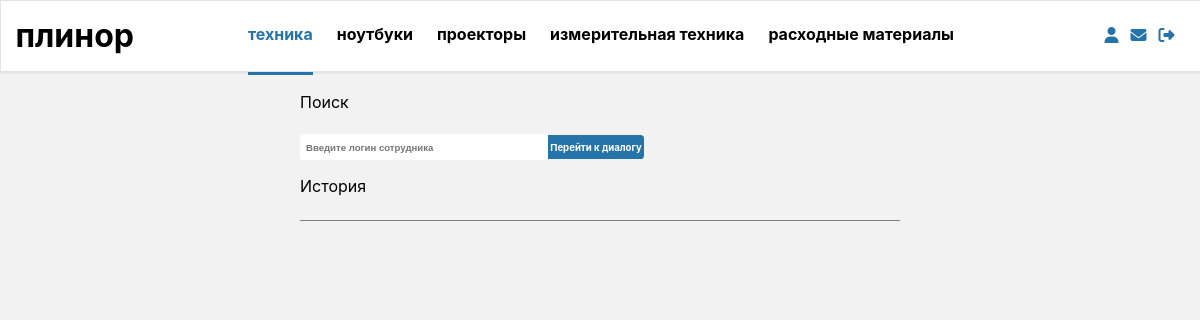
The page /mail (signed in) on the database as committed earlier.
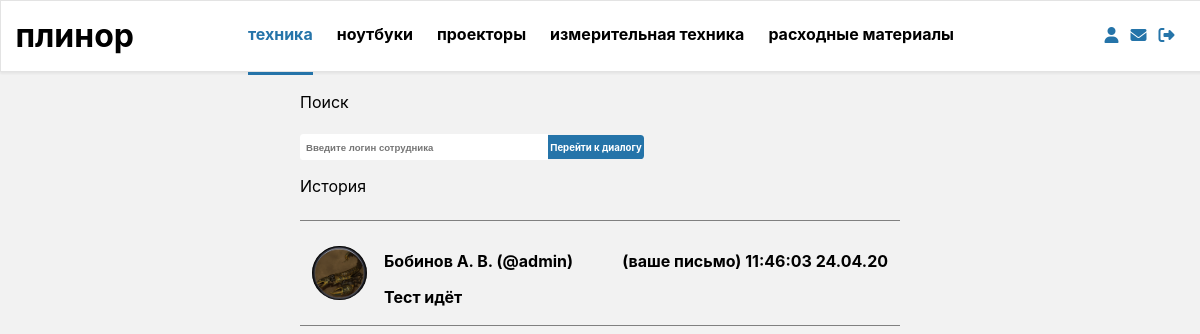
The same page on the database as committed later.
### tables this page shows
CREATE TABLE `message` (
  `id` int(11) NOT NULL,
  `id_author` int(11) NOT NULL,
  `id_reader` int(11) NOT NULL,
  `theme` text NOT NULL,
  `content` text NOT NULL,
  `mdate` int(11) NOT NULL,
  `status` int(11) NOT NULL
);

CREATE TABLE `users` (
  `id` int(11) NOT NULL,
  `login` text,
  `password` text,
  `r_name` text,
  `r_surname` text,
  `r_secname` text,
  `email` text,
  `mode` int(11) DEFAULT NULL,
  `avatar` text
);

### bizz/view/view_form.php (called while the page is built)
<?php
include "bizz/view/view_hat.php";
include "bizz/view/view_menu.php";
include "bizz/view/$content_view";

### bizz/core/view.php (called while the page is built)
<?php
class View
{
    function generate($content_view, $template_view, $data = null)
    {
        include 'bizz/view/'.$template_view;
    }
}

### bizz/controler/controller_mail.php (called while the page is built, shortened)
<?php
class Controller_mail extends Controller
{
    var $model_mail=NULL;
    public function __construct($way)
    {
        $this->model_mail = new Model_mail();
    }
    function action_index()
    {
        $data['list']=$this->model_mail->mess_list();
        $this->view->generate('view_mail.php', 'view_form.php',$data);
    }
}

### bizz/bootstrap.php (called while the page is built, shortened)
<?php
require_once 'core/mysql.php';
require_once 'core/model.php';
require_once 'core/view.php';
Route::start($routes);

### index.php (called while the page is built, shortened)
<?php
$routes = explode('/', $_SERVER['SERVER_NAME'].$_SERVER['REQUEST_URI']);
require_once 'bizz/bootstrap.php';

### bizz/core/model.php (called while the page is built, shortened)
<?php
class Model
{
    function __construct()
    {
        $this->db = new MySQL("localhost", "root","root","plinor");
    }
}

### bizz/model/model_mail.php (called while the page is built, shortened)
<?php
class Model_mail extends Model
{
    public function find_person()
    {
        $result = $this->db->query("SELECT id_user FROM hash WHERE hash='{$_COOKIE["hash"]}'");
        $myresult = mysqli_fetch_row($result);
        if (isset($myresult)) {
            $myresult = $this->db->query("SELECT * FROM users WHERE id='$myresult[0]'");
        }
        $myresult = mysqli_fetch_row($myresult);
        if (isset($myresult)) {
            return $myresult;
        }
    }
    public function mess_list(){
        $me=$this->find_person();
        $all_mess=array();
        $dialogs=array();
        $users=array();
        $form_user=array();
        $result=$this->db->query("SELECT DISTINCT id_author, id_reader FROM message where id_author='$me[0]' or id_reader='$me[0]'");
        while($row=mysqli_fetch_row($result)){
            $dialogs[]=$row;
        }
        for($j=0;$j<count($dialogs);$j++){
            for($i=0;$i<count($dialogs)-1;$i++){
                if(($dialogs[$i][0]==$dialogs[$i+1][1])&&($dialogs[$i][1]==$dialogs[$i+1][0])){
                    unset($dialogs[$i]);
                }
            }}
        foreach ($dialogs as $value){
            $myresult=$this->db->query("SELECT * FROM message where (id_author='$value[0]' and id_reader='$value[1]') or (id_author='$value[1]' and id_reader='$value[0]') ORDER by mdate DESC LIMIT 1");
            while($row=mysqli_fetch_row($myresult)){
                $all_mess[]=$row;
            }
            $userresult=$this->db->query("SELECT * FROM users where id='$value[0]' or id='$value[1]'");
            while($row=mysqli_fetch_row($userresult)){
                $users[$row[0]]=$row;
            }
        }
        foreach ($users as $value){
            $form_user[]=$value;
        }
        $users=array();
            foreach ($all_mess as $value){
                foreach ($form_user as $ulue){
                    if($ulue[0]==$value[1])
                        $value['aut']=$ulue;
                    if($ulue[0]==$value[2])
                        $value['red']=$ulue;
                }
                $users[]=$value;
            }
        $return[]=$me[0];
        $return[]=$users;
        return $return;
    }
}

### bizz/core/MySQL.php (called while the page is built)
<?php
class MySQL extends mysqli
{
    public static $request=array();
    public  function query($req,$resultmode = MYSQLI_STORE_RESULT){
        array_unshift(self::$request,$req);
        return parent::query($req);
    }
}

### bizz/view/view_mail.php (the view, shortened to what this page needs)
<article class="mail_art">
    <p>Поиск</p>
    <div class="mail_search">
        <form action="<?php echo URL_BASE;?>/mail/search" method="post">
        <input class="ent_ent mail_ss" type="text" name="search" placeholder="Введите логин сотрудника">
        <input type="submit" name="start_search" value="Перейти к диалогу" class="add_button mail_small">
        </form>
    </div>
    <p>История</p>
   <div class="mail_all">
       <?php for($i=0;$i<count($data['list'][1]);$i++):?>
<?php if($data['list'][0]==$data['list'][1][$i][1]):$flag='red';else:$flag='aut';endif;?>
    <a href="<?php echo URL_BASE;?>/mail/dialog/<?php echo $data['list'][1][$i][$flag][0];?>">
       <div class="mail_dialog">
           <img src="<?php echo URL_BASE."/".$data['list'][1][$i][$flag][8];?>" class="mail_photo">
           <div>
               <div class="row mail_hat">
                   <p><?php echo $data['list'][1][$i][$flag][4]." ".mb_substr($data['list'][1][$i][$flag][3], 0, 1).". ".mb_substr($data['list'][1][$i][$flag][5], 0, 1).". (@".$data['list'][1][$i][$flag][1].")"?></p>
                   <p class="mail_date"><?php if($flag=='red'):echo "(ваше письмо)  "; else: echo "(вам письмо)  "; endif; echo date('H:i:s d.m.y',$data['list'][1][$i][5]);?></p>
               </div>
               <p class="mail_message"><?php echo $data['list'][1][$i][4];?></p>
           </div>
    </div>
    </a>
       <?php endfor;?>
   </div>
</article>

Rows that differ between the two databases and show on the page:
added message: id_author.avatar (picture), id_author.r_surname "Бобинов", id_author.r_name "А", id_author.r_secname "В", id_author.login "admin", shows "(ваше письмо)", mdate "11:46:03 24.04.20", content "Тест идёт"
